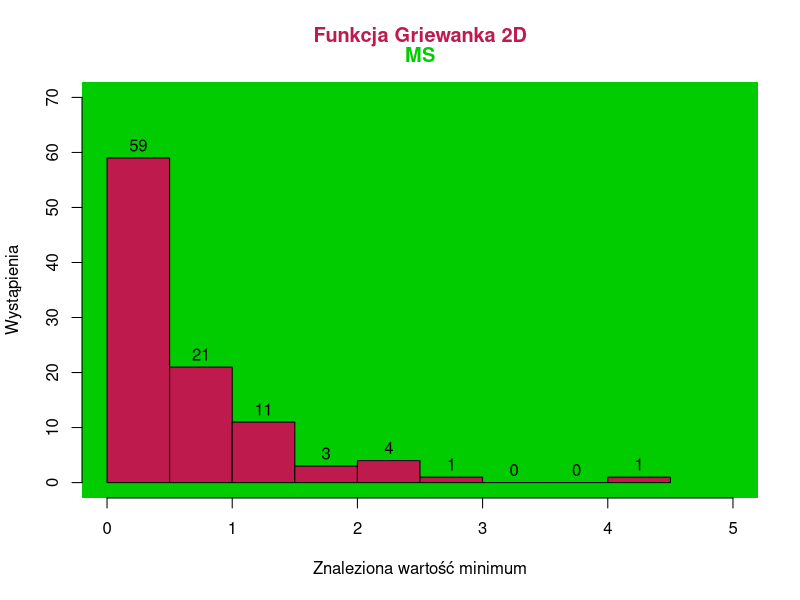
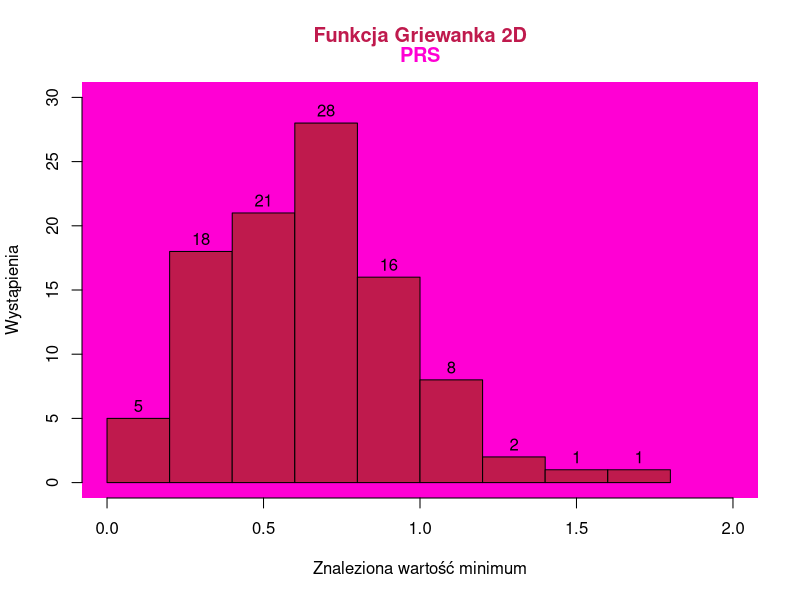
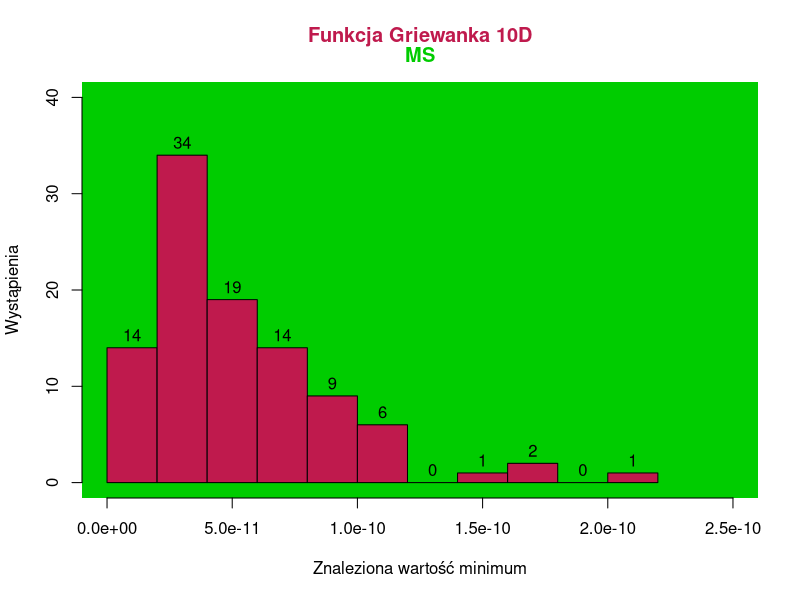
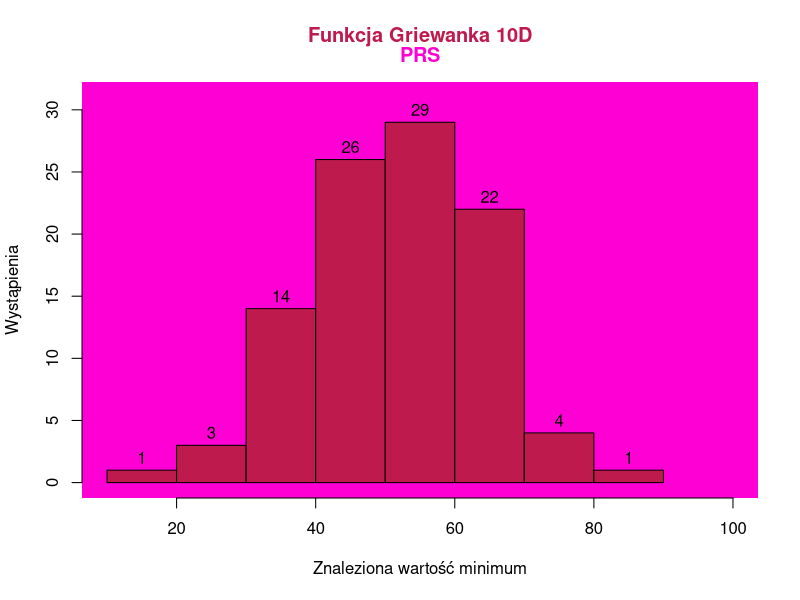
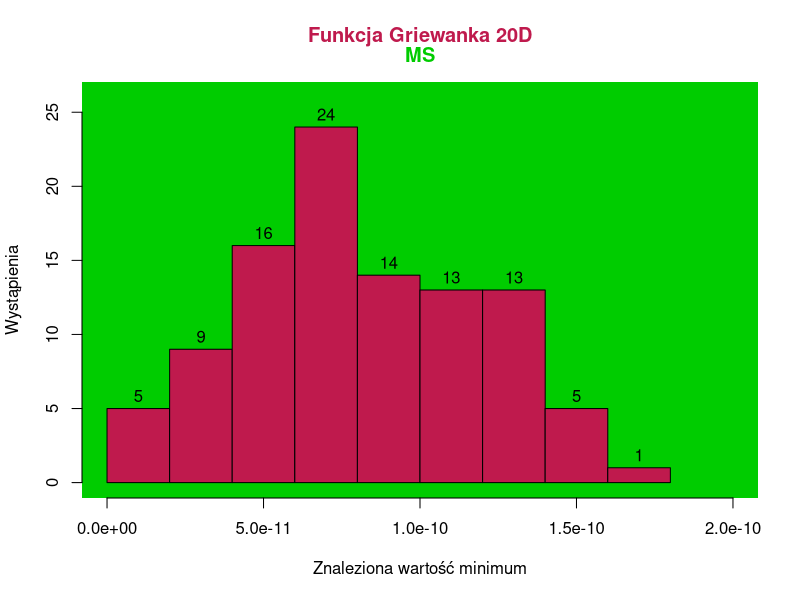
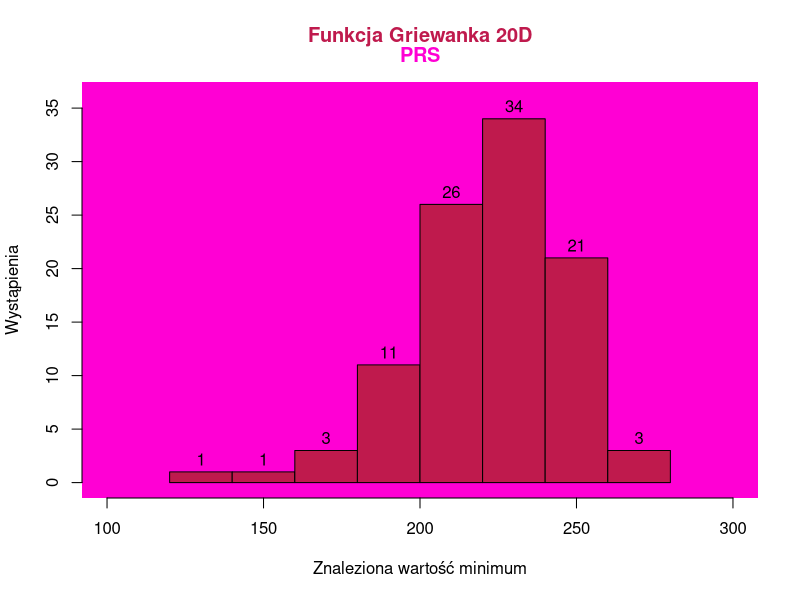
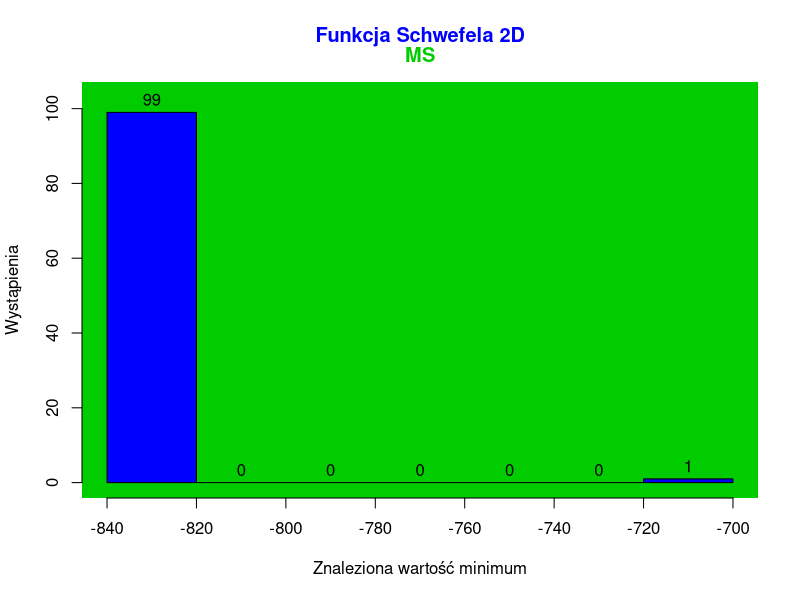
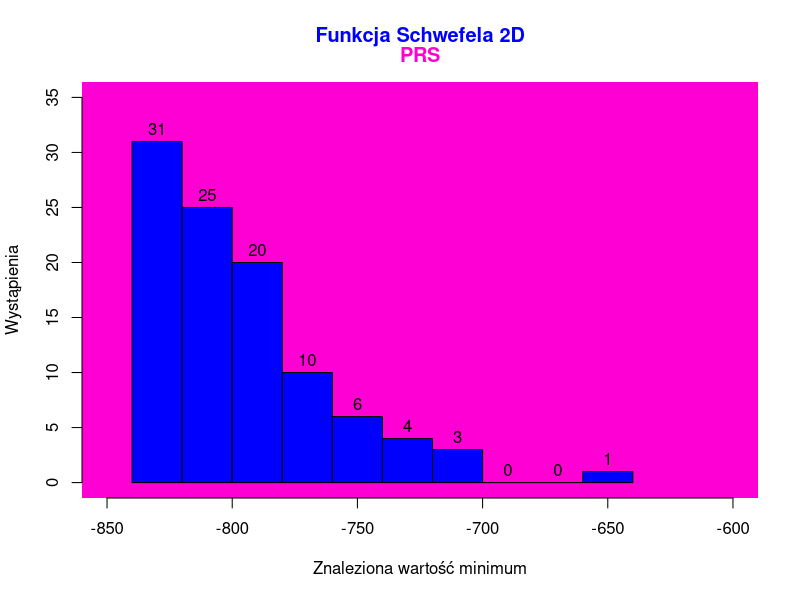

R code for these plots, in order:
## ---- chunk 1
G2MS <- as.vector(read.csv("./data/griewank2Dms.csv"))$x
G2PRS <- as.vector(read.csv("./data/griewank2Dprs.csv"))$x
G10MS <- as.vector(read.csv("./data/griewank10Dms.csv"))$x
G10PRS <- as.vector(read.csv("./data/griewank10Dprs.csv"))$x
G20MS <- as.vector(read.csv("./data/griewank20Dms.csv"))$x
G20PRS <- as.vector(read.csv("./data/griewank20Dprs.csv"))$x
S2MS <- as.vector(read.csv("./data/schwefel2Dms.csv"))$x
S2PRS <- as.vector(read.csv("./data/schwefel2Dprs.csv"))$x
S10MS <- as.vector(read.csv("./data/schwefel10Dms.csv"))$x
S10PRS <- as.vector(read.csv("./data/schwefel10Dprs.csv"))$x
S20MS <- as.vector(read.csv("./data/schwefel20Dms.csv"))$x
S20PRS <- as.vector(read.csv("./data/schwefel20Dprs.csv"))$x
## ---- chunk 2
hist(G2MS, main="", 
     xlab = "Znaleziona wartość minimum", ylab = "Wystąpienia", labels = TRUE,
     ylim = c(0,70), xlim = c(0,5), col=rgb(0.75,0.1,0.3),
     panel.first = rect(par("usr")[1], par("usr")[3], par("usr")[2], par("usr")[4], 
                        col = rgb(0,0.8,0), border = NA),
     )
title(main = "Funkcja Griewanka 2D", col.main = rgb(0.75,0.1,0.3), line = 2)
title(main = "MS", col.main = rgb(0,0.8,0), line = 1)
## ---- chunk 3

hist(G2PRS, main="", 
     xlab = "Znaleziona wartość minimum", ylab = "Wystąpienia", labels = TRUE,
     ylim = c(0,30), xlim = c(0,2),col=rgb(0.75,0.1,0.3),
     panel.first = rect(par("usr")[1], par("usr")[3], par("usr")[2], par("usr")[4], 
                        col = rgb(1,0,0.83), border = NA)
     )
title(main = "Funkcja Griewanka 2D", col.main = rgb(0.75,0.1,0.3), line = 2)
title(main = "PRS", col.main = rgb(1,0,0.83), line = 1)
hist(G10MS, main="", 
     xlab = "Znaleziona wartość minimum", ylab = "Wystąpienia", labels = TRUE,
     xlim = c(0, 2.5e-10),  
     ylim = c(0, 40),  ,col=rgb(0.75,0.1,0.3),
      panel.first = rect(par("usr")[1], par("usr")[3], par("usr")[2], par("usr")[4], 
                        col = rgb(0,0.8,0), border = NA)
     )
title(main = "Funkcja Griewanka 10D", col.main = rgb(0.75,0.1,0.3), line = 2)
title(main = "MS", col.main = rgb(0,0.8,0), line = 1)
## ---- chunk 4
hist(G10PRS, main="", 
     xlab = "Znaleziona wartość minimum", ylab = "Wystąpienia", labels = TRUE,
     xlim = c(10, 100), 
     ylim = c(0, 31),col=rgb(0.75,0.1,0.3),
     panel.first = rect(par("usr")[1], par("usr")[3], par("usr")[2], par("usr")[4], 
                        col = rgb(1,0,0.83), border = NA)
     )
title(main = "Funkcja Griewanka 10D", col.main = rgb(0.75,0.1,0.3), line = 2)
title(main = "PRS", col.main = rgb(1,0,0.83), line = 1)
hist(G20MS, main="", 
     xlab = "Znaleziona wartość minimum", ylab = "Wystąpienia", labels = TRUE,
     xlim = c(0, 2e-10),  
     ylim = c(0, 26),col=rgb(0.75,0.1,0.3),
     panel.first = rect(par("usr")[1], par("usr")[3], par("usr")[2], par("usr")[4], 
                        col = rgb(0,0.8,0), border = NA)
     )
title(main = "Funkcja Griewanka 20D", col.main = rgb(0.75,0.1,0.3), line = 2)
title(main = "MS", col.main = rgb(0,0.8,0), line = 1)
## ---- chunk 5
hist(G20PRS, main="", 
     xlab = "Znaleziona wartość minimum", ylab = "Wystąpienia", labels = TRUE,
     xlim = c(100, 300),  
     ylim = c(0, 36),col=rgb(0.75,0.1,0.3),
     panel.first = rect(par("usr")[1], par("usr")[3], par("usr")[2], par("usr")[4], 
                        col = rgb(1,0,0.83), border = NA)
     )
title(main = "Funkcja Griewanka 20D", col.main = rgb(0.75,0.1,0.3), line = 2)
title(main = "PRS", col.main = rgb(1,0,0.83), line = 1)
hist(S2MS, main="", 
     xlab = "Znaleziona wartość minimum", ylab = "Wystąpienia", labels = TRUE,
     xlim = c(-840,-700), ylim = c(0,103),col="blue",
     panel.first = rect(par("usr")[1], par("usr")[3], par("usr")[2], par("usr")[4], 
                        col = rgb(0,0.8,0), border = NA)
     
     )
title(main = "Funkcja Schwefela 2D", col.main = "blue", line = 2)
title(main = "MS", col.main = rgb(0,0.8,0), line = 1)
## ---- chunk 6
hist(S2PRS, main="", 
     xlab = "Znaleziona wartość minimum", ylab = "Wystąpienia", labels = TRUE,
     ylim = c(0,35), xlim = c(-850,-600),col="blue",
     panel.first = rect(par("usr")[1], par("usr")[3], par("usr")[2], par("usr")[4], 
                        col = rgb(1,0,0.83), border = NA)
     )
title(main = "Funkcja Schwefela 2D", col.main = "blue", line = 2)
title(main = "PRS", col.main = rgb(1,0,0.83), line = 1)
hist(S10MS, main="", 
     xlab = "Znaleziona wartość minimum", ylab = "Wystąpienia", labels = TRUE,
     ylim = c(0,26), xlim = c(-3800,-2800),col="blue",
     panel.first = rect(par("usr")[1], par("usr")[3], par("usr")[2], par("usr")[4], 
                        col = rgb(0,0.8,0), border = NA)
     )
title(main = "Funkcja Schwefela 10D", col.main = "blue", line = 2)
title(main = "MS", col.main = rgb(0,0.8,0), line = 1)
## ---- chunk 7
hist(S10PRS, main="", 
     xlab = "Znaleziona wartość minimum", ylab = "Wystąpienia", labels = TRUE,
     xlim = c(-2800,-1600), ylim = c(0,28),col="blue",
     panel.first = rect(par("usr")[1], par("usr")[3], par("usr")[2], par("usr")[4], 
                        col = rgb(1,0,0.83), border = NA)
     )
title(main = "Funkcja Schwefela 10D", col.main = "blue", line = 2)
title(main = "PRS", col.main = rgb(1,0,0.83), line = 1)
hist(S20MS, main="", 
     xlab = "Znaleziona wartość minimum", ylab = "Wystąpienia", labels = TRUE,
     xlim = c(-6800,-5400),ylim = c(0,31),col="blue",
     panel.first = rect(par("usr")[1], par("usr")[3], par("usr")[2], par("usr")[4], 
                        col = rgb(0,0.8,0), border = NA)
     )
title(main = "Funkcja Schwefela 20D", col.main = "blue", line = 2)
title(main = "MS", col.main = rgb(0,0.8,0), line = 1)
## ---- chunk 8
hist(S20PRS, main="", 
     xlab = "Znaleziona wartość minimum", ylab = "Wystąpienia", labels = TRUE,
     xlim = c(-4000,-2200), ylim = c(0,35),col="blue",
     panel.first = rect(par("usr")[1], par("usr")[3], par("usr")[2], par("usr")[4], 
                        col = rgb(1,0,0.83), border = NA)
     )
title(main = "Funkcja Schwefela 20D", col.main = "blue", line = 2)
title(main = "PRS", col.main = rgb(1,0,0.83), line = 1)
## ---- chunk 9
bplot <- boxplot(G2MS, G2PRS, 
                main = "Funkcja Griewanka, 2D",
                col.main = rgb(0.75,0.1,0.3), 
                names = FALSE,  
                ylab = "Wartość",
                col = rgb(1,0,0.5))
axis(1, at = 1:2, 
     labels = FALSE) 
text(1:2, par("usr")[3] - 0.4, 
     labels = c("MS", "PRS"), 
     col = c(rgb(0,0.8,0), rgb(1,0,0.83)), 
     xpd = TRUE)

bplot <- boxplot(G10MS, G10PRS, 
                main = "Funkcja Griewanka, 10D",
                col.main = rgb(0.75,0.1,0.3), 
                names = FALSE,  
                ylab = "Wartość",
                col = rgb(1,0,0.5))
axis(1, at = 1:2,
     labels = FALSE) 
text(1:2, 
     labels = c("MS", "PRS"),  par("usr")[3] - 8, 
     col = c(rgb(0,0.8,0), rgb(1,0,0.83)), 
     xpd = TRUE)

bplot <- boxplot(G20MS, G20PRS, 
                main = "Funkcja Griewanka, 20D",
                col.main = rgb(0.75,0.1,0.3), 
                names = FALSE,  
                ylab = "Wartość",
                col = rgb(1,0,0.5))
axis(1, at = 1:2, 
     labels = FALSE) 
text(1:2, par("usr")[3] - 23.5, 
     labels = c("MS", "PRS"), 
     col = c(rgb(0,0.8,0), rgb(1,0,0.83)), 
     xpd = TRUE)

bplot <- boxplot(S2MS,S2PRS, 
                main = "Funkcja Schwefela, 2D",
                col.main = "blue", 
                names = FALSE,  
                ylab = "Wartość",
                col = rgb(0,0,1))
axis(1, at = 1:2, 
     labels = FALSE) 
text(1:2, par("usr")[3] - 18.5, 
     labels = c("MS", "PRS"), 
     col = c(rgb(0,0.8,0), rgb(1,0,0.83)), 
     xpd = TRUE)

bplot <- boxplot(S10MS,S10PRS, 
                main = "Funkcja Schwefela, 10D",
                col.main = "blue", 
                names = FALSE,  
                ylab = "Wartość",
                col = rgb(0,0,1))
axis(1, at = 1:2, 
     labels = FALSE) 
text(1:2, par("usr")[3] - 155.5, 
     labels = c("MS", "PRS"), 
     col = c(rgb(0,0.8,0), rgb(1,0,0.83)), 
     xpd = TRUE)

bplot <- boxplot(S20MS,S20PRS, 
                main = "Funkcja Schwefela, 20D",
                col.main = "blue", 
                names = FALSE,  
                ylab = "Wartość",
                col = rgb(0,0,1))
axis(1, at = 1:2, 
     labels = FALSE) 
text(1:2, par("usr")[3] - 335.5, 
     labels = c("MS", "PRS"), 
     col = c(rgb(0,0.8,0), rgb(1,0,0.83)), 
     xpd = TRUE)
## ---- chunk 10
t.test(x = G2PRS, y = G2MS, paired = TRUE)
## ---- chunk 11
t.test(x = G10PRS, y = G10MS, paired = TRUE)
## ---- chunk 12
t.test(x = G20PRS, y = G20MS, paired = TRUE)
## ---- chunk 13
t.test(x = S2PRS, y = S2MS, paired = TRUE)
## ---- chunk 14
t.test(x = S10PRS, y = S10MS, paired = TRUE)
## ---- chunk 15
t.test(x = S20PRS, y = S20MS, paired = TRUE)
